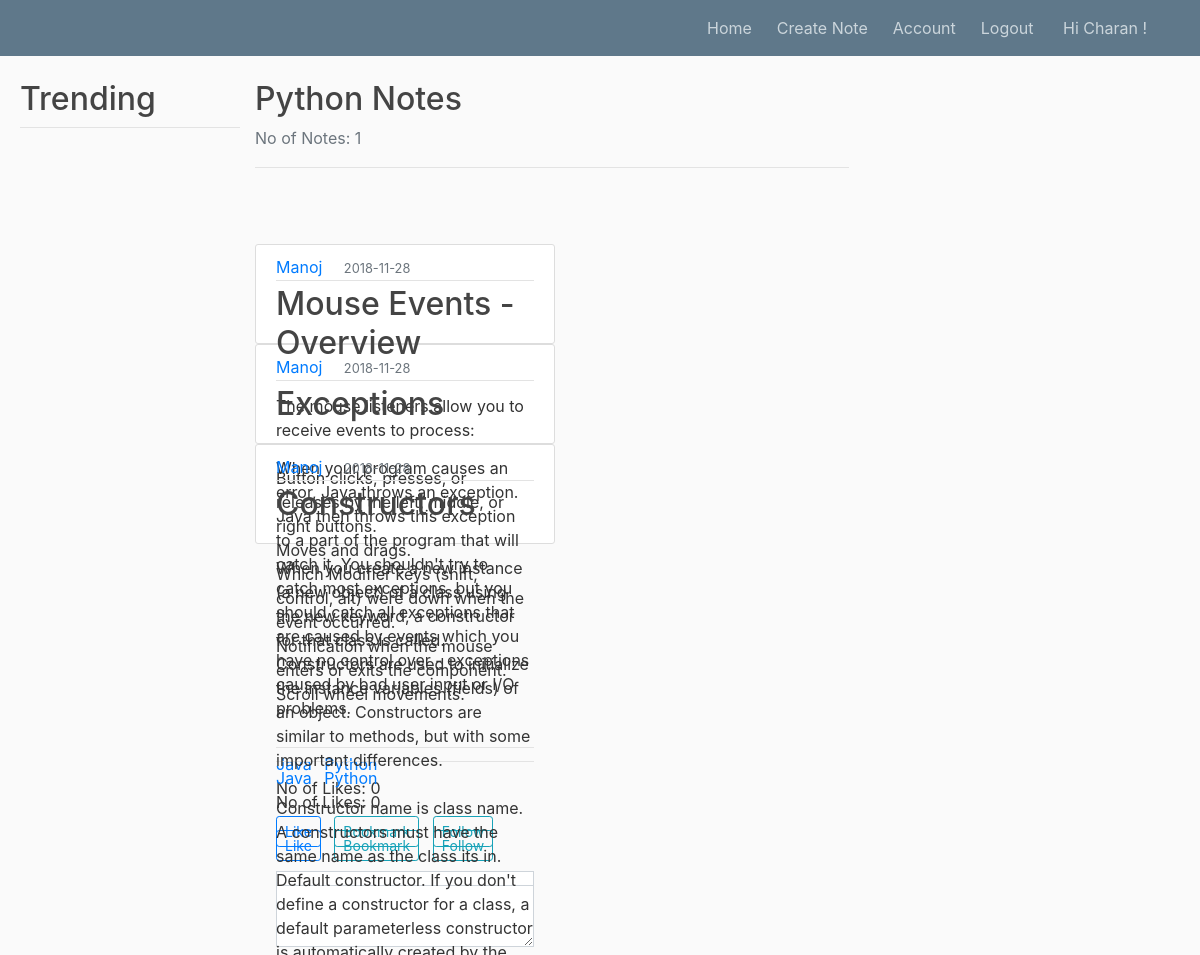
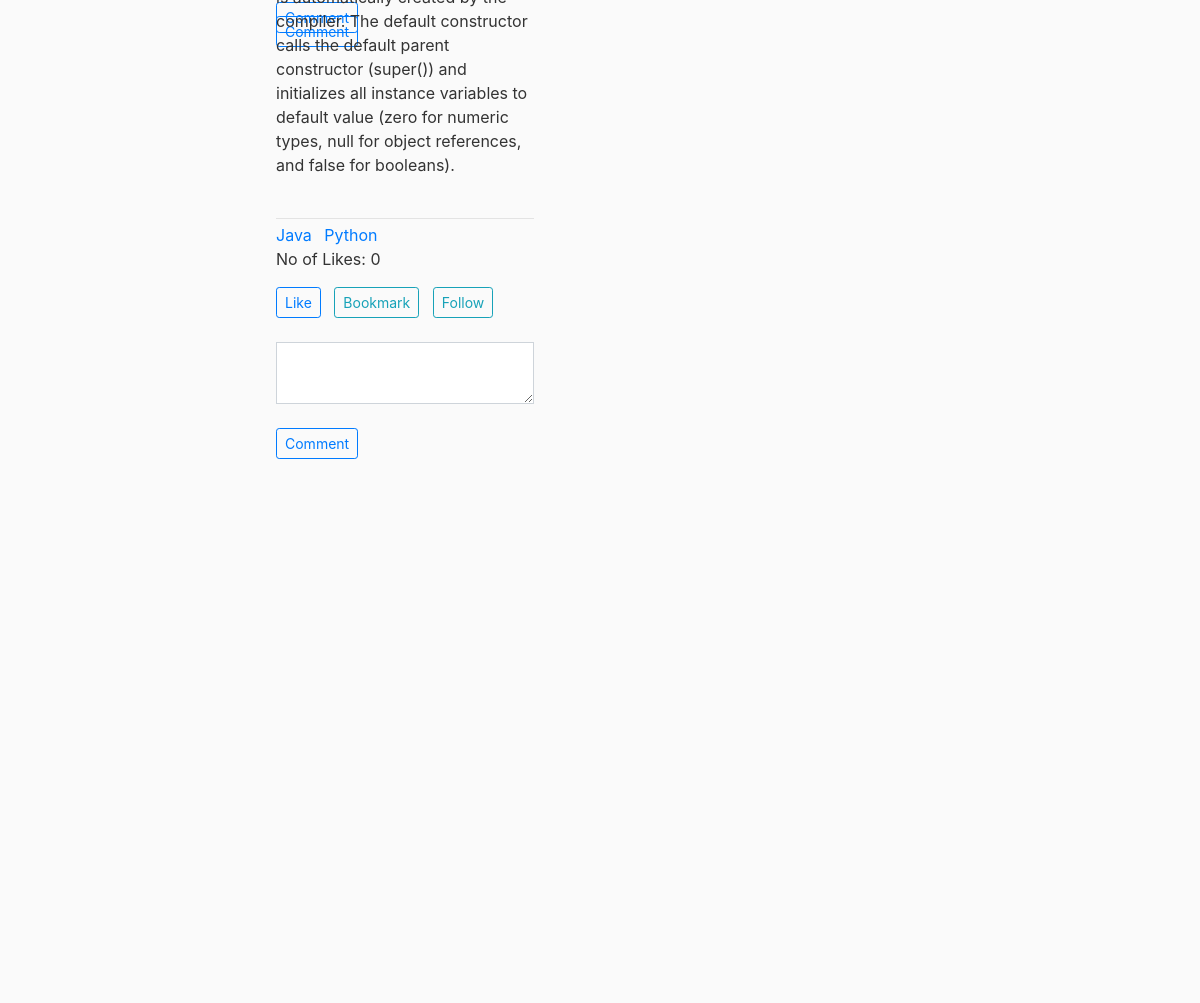
Screenshot of /tag/3 (signed in) with the database file from the repository (2 pictures, top to bottom).
### flaskblog/models.py (models this page shows, shortened)
class User(db.Model, UserMixin):
    id = db.Column(db.Integer, primary_key=True)
    firstname = db.Column(db.String(20), nullable=False)
    lastname = db.Column(db.String(20), nullable=False)
    email = db.Column(db.String(120), unique=True, nullable=False)
    password = db.Column(db.String(60), nullable=False)
    note = db.relationship('Note', backref='author', lazy=True)

class Tag(db.Model):
    id = db.Column(db.Integer, primary_key=True)
    name = db.Column(db.String(100), nullable=False)
    usertags = db.relationship('User', secondary='tagmapper', backref=db.backref('usertags', lazy='dynamic'))
    notetags = db.relationship('Note', secondary='notemapper', backref=db.backref('notetags', lazy='dynamic'))

class Note(db.Model):
    id = db.Column(db.Integer, primary_key=True)
    title = db.Column(db.String(100), nullable=False)
    date_created = db.Column(db.DateTime, nullable=False, default=datetime.utcnow)
    content = db.Column(db.Text, nullable=False)
    mode = db.Column(db.String(10), nullable=False)
    likes = db.Column(db.Integer, default= 0)
    user_id = db.Column(db.Integer, db.ForeignKey('user.id'), nullable=False)

### flaskblog/routes.py (the view)
@app.route("/tag/<int:tag_id>")
def tags(tag_id):
    tags = Tag.query.get_or_404(tag_id)
    tagcount = Tag.query.filter_by(id = tag_id).count()
    return render_template('tags.html', tags=tags, tagcount = tagcount)

### flaskblog/models.py (called while the page is built)
@login_manager.user_loader
def load_user(user_id):
    return User.query.get(int(user_id))

### flaskblog/templates/tags.html
{% extends "layout.html" %}
{% block content %}
<div class="article-metadata">
  <h2>{{ tags.name }} Notes</h2>
  <p class="text-secondary"> No of Notes: {{ tagcount }}</p>
</div>
<br>
<br>
<br>
{% for n in tags.notetags %}
    <article class="media content-section">
      <div class="media-body">
        <div class="article-metadata">
          <a class="mr-2" href="{{ url_for('user_notes', user_id=n.author.id) }}">{{ n.author.firstname }}</a>&nbsp&nbsp
          <small class="text-muted">{{ n.date_created.strftime('%Y-%m-%d') }}</small>
        </div>
        <div class="article-metadata">
          <h2><a class="article-title" href="{{ url_for('note', note_id=n.id) }}">{{ n.title }}</a></h2><br>
          <p class="article-content">{{ n.content }}</p><br>
        </div>
        {% for i in n.notetags %}
          <a class="mr-2" href="{{ url_for('tags', tag_id=i.id) }}">{{ i.name }}</a>
        {% endfor %}
        <div class="form-group">
          <p class="article-content"> No of Likes: {{ n.likes }}</p>
          <a  class="btn btn-outline-primary btn-sm"  href="{{ url_for('like', note_id=n.id) }}">Like</a>&nbsp&nbsp
          <a  class="btn btn-outline-info btn-sm" href="{{ url_for('bookmark', note_id=n.id) }}">Bookmark</a>&nbsp&nbsp
          <a  class="btn btn-outline-info btn-sm" href="{{ url_for('follow', note_id=n.id) }}">Follow</a>
          <br>
          <br>
          <textarea class="form-control rounded-0" id="exampleFormControlTextarea2" rows="2"></textarea><br>
          <p><a class="btn btn-outline-primary btn-sm" href="{{ url_for('comment', note_id=n.id) }}" data-toggle="collapse" href="#collapseExample" role="button" aria-expanded="false" aria-controls="collapseExample"> Comment </a></p>
        </div>
    </div>
    </article>
{% endfor %}
{% endblock content %}

### flaskblog/templates/layout.html (shortened to what this page needs)
<!DOCTYPE html>
<html>
<head>
    <link rel="stylesheet" href="https://maxcdn.bootstrapcdn.com/bootstrap/4.0.0/css/bootstrap.min.css">
    <link rel="stylesheet" type="text/css" href="{{ url_for('static', filename='main.css') }}">
</head>
<body>
    <header class="site-header">
    {% if current_user.is_authenticated %}
      <nav class="navbar navbar-expand-md navbar-dark bg-steel fixed-top">
        <div class="container">
          <div class="collapse navbar-collapse" id="navbarToggle">
            <div class="navbar-nav">
                <a class="nav-item nav-link" href="{{ url_for('home') }}">Home</a>&nbsp&nbsp
                <a class="nav-item nav-link" href="{{ url_for('new_note') }}">Create Note</a>&nbsp&nbsp
                <a class="nav-item nav-link" href="{{ url_for('account') }}">Account</a>&nbsp&nbsp
                <a class="nav-item nav-link" href="{{ url_for('logout') }}">Logout</a>&nbsp&nbsp&nbsp
                <a class="nav-item nav-link">Hi {{ current_user.firstname }} !</a>
            </div>
          </div>
        </div>
      </nav>
    {% endif %}
    </header>
    <section class="container">
       <div class="div1">
         <div class="article-metadata">
           <h2>Trending</h2>
         </div>
       </div>
       <div class="div2">
         <div class="div3">
         <main role="main" class="container">
                 {% block content %}{% endblock %}
         </main>
          </div>
          <div class="div4">
           <br><br><br><br>
           <div id="chart_div" style="width: 100%; height: 100%;"></div>
          </div>
       </div>
    </section>
</body>
</html>

### flaskblog/static/main.css (style rules this page uses)
body { background: #fafafa; color: #333333; margin-top: 5rem; }
.container { display: table; width: 100%; }
.div1 { background-color: #ff9e2c; position: absolute; left: 0px; width: 50%; }
.div2 { background-color: #b6701e; position: absolute; right: 0px; width: 50%; }
h1, h2, h3, h4, h5, h6 { color: #444444; }
.bg-steel { background-color: #5f788a; }
.site-header .navbar-nav .nav-link { color: #cbd5db; }
.content-section { background: #ffffff; padding: 10px 20px; border: 1px solid #dddddd; border-radius: 3px; width: 300px; height: 100px; box-sizing: border-box; }
.article-title { color: #444444; }
.article-content { white-space: pre-line; }
.article-metadata { padding-bottom: 1px; margin-bottom: 4px; border-bottom: 1px solid #e3e3e3 }

### flaskblog/templates/layout.html (style rules this page uses)
.container { display: table; width: 100%; }
.div1 { background-color: #fafafa; position: absolute; left: 20px; width: 20%; height: 100% }
.div2 { background-color: #fafafa; position: absolute; right: 0px; width: 80%; height: 100% }
.div3 { background-color: #fafafa; position: absolute; left: 0px; width: 65%; height: 100% }
.div4 { background-color: #fafafa; position: absolute; right: 0px; width: 35%; height: 100% }

### rows the page displays
User: firstname "Charan"
Tag: name "Python"
Note: author.firstname "Manoj", date_created "2018-11-28", title "Mouse Events - Overview", content "The mouse listeners allow you to receive events to process: Button clicks, presses, or releases by the left, middle, or right buttons. Moves and drags. Which Modifier keys (shift, control, alt) were down when the event occurred. Notification when the mouse enters or exits the component. Scroll wheel movements.", likes "0"
Tag: name "Java"
Note: author.firstname "Manoj", date_created "2018-11-28", title "Exceptions", content "When your program causes an error, Java throws an exception. Java then throws this exception to a part of the program that will catch it. You shouldn't try to catch most exceptions, but you should catch all exceptions that are caused by events which you have no control over - exceptions caused by bad user input or I/O problems.", likes "0"
Note: author.firstname "Manoj", date_created "2018-11-28", title "Constructors", content "When you create a new instance (a new object) of a class using the new keyword, a constructor for that class is called. Constructors are used to initialize the instance variables (fields) of an object. Constructors are similar to methods, but with some important differences. Constructor name is class name. A constructors must have the same name as the class its in. Default constructor. If you don't define a constructor for a class, a default parameterless constructor is automatically created by the compiler. The default constructor calls the default parent constructor (super()) and initializes all instance variables to default value (zero for numeric types, null for object references, and…", likes "0"

### other values shown
{{ tagcount }} "1"
